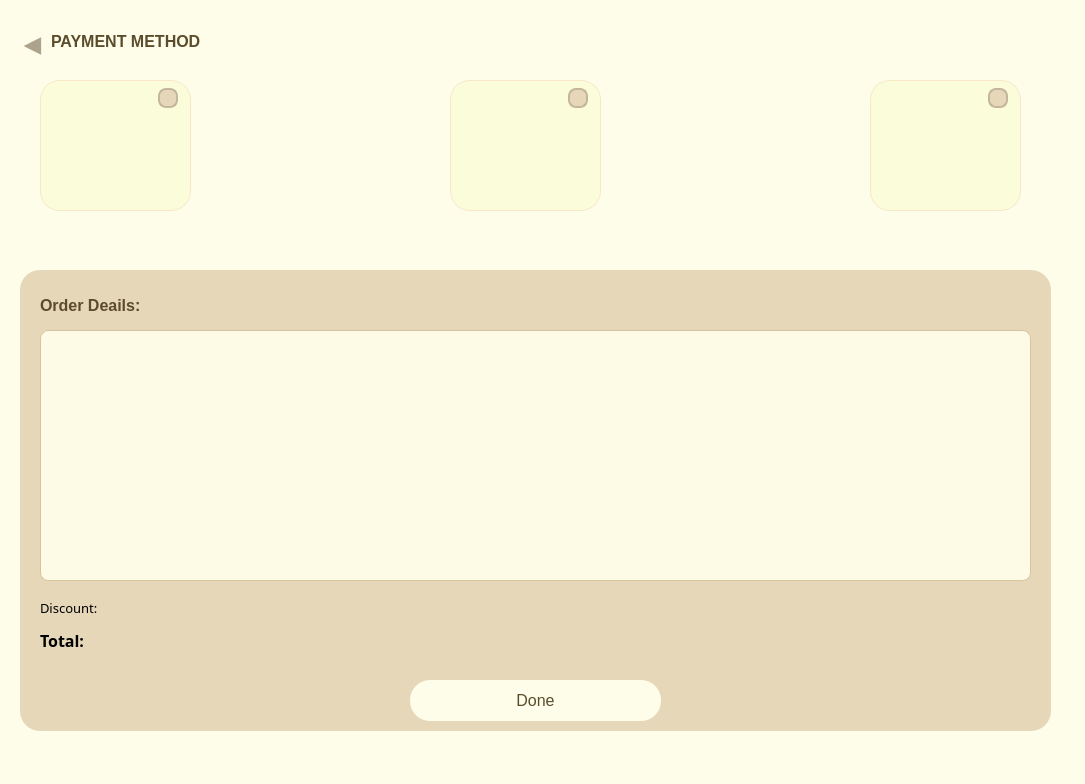
<?xml version="1.0" encoding="UTF-8"?>
<ui version="4.0">
 <class>CheckoutWindow</class>
 <widget class="QDialog" name="CheckoutWindow">
  <property name="geometry">
   <rect>
    <x>0</x>
    <y>0</y>
    <width>1085</width>
    <height>784</height>
   </rect>
  </property>
  <property name="minimumSize">
   <size>
    <width>1085</width>
    <height>784</height>
   </size>
  </property>
  <property name="windowTitle">
   <string>Checkout</string>
  </property>
  <property name="styleSheet">
   <string notr="true">background-color: rgb(253, 253, 234);</string>
  </property>
  <widget class="QWidget" name="checkout_area" native="true">
   <property name="geometry">
    <rect>
     <x>20</x>
     <y>50</y>
     <width>1031</width>
     <height>191</height>
    </rect>
   </property>
   <property name="styleSheet">
    <string notr="true">background-color:rgb(253, 253, 234)</string>
   </property>
   <widget class="QFrame" name="frame">
    <property name="geometry">
     <rect>
      <x>20</x>
      <y>30</y>
      <width>151</width>
      <height>131</height>
     </rect>
    </property>
    <property name="styleSheet">
     <string notr="true">background-color: rgb(251, 253, 218);
border-radius:20px;
border:1px solid rgb(247, 231, 199)</string>
    </property>
    <property name="frameShape">
     <enum>QFrame::StyledPanel</enum>
    </property>
    <property name="frameShadow">
     <enum>QFrame::Raised</enum>
    </property>
    <widget class="QLabel" name="label">
     <property name="geometry">
      <rect>
       <x>10</x>
       <y>20</y>
       <width>131</width>
       <height>111</height>
      </rect>
     </property>
     <property name="styleSheet">
      <string notr="true">border:0px;
background-color:transparent;</string>
     </property>
     <property name="text">
      <string/>
     </property>
     <property name="pixmap">
      <pixmap>../images/image-removebg-preview (56).png</pixmap>
     </property>
     <property name="scaledContents">
      <bool>true</bool>
     </property>
    </widget>
    <widget class="QRadioButton" name="radioButton_cash">
     <property name="geometry">
      <rect>
       <x>110</x>
       <y>8</y>
       <width>31</width>
       <height>21</height>
      </rect>
     </property>
     <property name="styleSheet">
      <string notr="true">QRadioButton {
    font-size: 14px;
    color: #5b4c2b;
    padding: 4px 8px;
    spacing: 10px;
	background-color:transparent;
	border:0px;
}
QRadioButton::indicator {
    width: 16px;
    height: 16px;
    border-radius: 8px; 
    border: 2px solid rgb(195, 182, 157);     
    background-color: rgb(230, 215, 185);    
}

QRadioButton::indicator:hover {
    border: 2px solid #c5a673;    
    background-color: #f6ebd3;     
}

QRadioButton::indicator:checked {
    background-color: #5b4c2b;     /* Nút tròn đậm khi đã chọn */
    border: 2px solid #5b4c2b;     /* Viền đậm khi đã chọn */
}
</string>
     </property>
     <property name="text">
      <string/>
     </property>
    </widget>
   </widget>
   <widget class="QFrame" name="frame_2">
    <property name="geometry">
     <rect>
      <x>430</x>
      <y>30</y>
      <width>151</width>
      <height>131</height>
     </rect>
    </property>
    <property name="styleSheet">
     <string notr="true">background-color: rgb(251, 253, 218);
border-radius:20px;
border:1px solid rgb(247, 231, 199)</string>
    </property>
    <property name="frameShape">
     <enum>QFrame::StyledPanel</enum>
    </property>
    <property name="frameShadow">
     <enum>QFrame::Raised</enum>
    </property>
    <widget class="QLabel" name="label_2">
     <property name="geometry">
      <rect>
       <x>25</x>
       <y>30</y>
       <width>101</width>
       <height>81</height>
      </rect>
     </property>
     <property name="styleSheet">
      <string notr="true">border:0px;
background-color:transparent;</string>
     </property>
     <property name="text">
      <string/>
     </property>
     <property name="pixmap">
      <pixmap>../images/img_5.png</pixmap>
     </property>
     <property name="scaledContents">
      <bool>true</bool>
     </property>
    </widget>
    <widget class="QRadioButton" name="radioButton_card">
     <property name="geometry">
      <rect>
       <x>110</x>
       <y>8</y>
       <width>31</width>
       <height>21</height>
      </rect>
     </property>
     <property name="styleSheet">
      <string notr="true">QRadioButton {
    font-size: 14px;
    color: #5b4c2b;
    padding: 4px 8px;
    spacing: 10px;
	background-color:transparent;
	border:0px;
}
QRadioButton::indicator {
    width: 16px;
    height: 16px;
    border-radius: 8px; 
    border: 2px solid rgb(195, 182, 157);     
    background-color: rgb(230, 215, 185);    
}

QRadioButton::indicator:hover {
    border: 2px solid #c5a673;    
    background-color: #f6ebd3;     
}

QRadioButton::indicator:checked {
    background-color: #5b4c2b;     /* Nút tròn đậm khi đã chọn */
    border: 2px solid #5b4c2b;     /* Viền đậm khi đã chọn */
}
</string>
     </property>
     <property name="text">
      <string/>
     </property>
    </widget>
   </widget>
   <widget class="QFrame" name="frame_3">
    <property name="geometry">
     <rect>
      <x>850</x>
      <y>30</y>
      <width>151</width>
      <height>131</height>
     </rect>
    </property>
    <property name="styleSheet">
     <string notr="true">background-color: rgb(251, 253, 218);
border-radius:20px;
border:1px solid rgb(247, 231, 199)</string>
    </property>
    <property name="frameShape">
     <enum>QFrame::StyledPanel</enum>
    </property>
    <property name="frameShadow">
     <enum>QFrame::Raised</enum>
    </property>
    <widget class="QLabel" name="label_4">
     <property name="geometry">
      <rect>
       <x>30</x>
       <y>30</y>
       <width>111</width>
       <height>91</height>
      </rect>
     </property>
     <property name="styleSheet">
      <string notr="true">border:0px;
background-color:transparent;</string>
     </property>
     <property name="text">
      <string/>
     </property>
     <property name="pixmap">
      <pixmap>../images/img_6.png</pixmap>
     </property>
     <property name="scaledContents">
      <bool>true</bool>
     </property>
    </widget>
    <widget class="QRadioButton" name="radioButton_vnpay">
     <property name="geometry">
      <rect>
       <x>110</x>
       <y>8</y>
       <width>31</width>
       <height>21</height>
      </rect>
     </property>
     <property name="styleSheet">
      <string notr="true">QRadioButton {
    font-size: 14px;
    color: #5b4c2b;
    padding: 4px 8px;
    spacing: 10px;
	background-color:transparent;
	border:0px;
}
QRadioButton::indicator {
    width: 16px;
    height: 16px;
    border-radius: 8px; 
    border: 2px solid rgb(195, 182, 157);     
    background-color: rgb(230, 215, 185);    
}

QRadioButton::indicator:hover {
    border: 2px solid #c5a673;    
    background-color: #f6ebd3;     
}

QRadioButton::indicator:checked {
    background-color: #5b4c2b;     /* Nút tròn đậm khi đã chọn */
    border: 2px solid #5b4c2b;     /* Viền đậm khi đã chọn */
}
</string>
     </property>
     <property name="text">
      <string/>
     </property>
    </widget>
   </widget>
  </widget>
  <widget class="QWidget" name="order_detail_area" native="true">
   <property name="geometry">
    <rect>
     <x>20</x>
     <y>270</y>
     <width>1031</width>
     <height>461</height>
    </rect>
   </property>
   <property name="styleSheet">
    <string notr="true">background-color:rgb(230, 215, 185); 
border-radius:20px;</string>
   </property>
   <widget class="QLabel" name="label_order_summary">
    <property name="geometry">
     <rect>
      <x>20</x>
      <y>20</y>
      <width>320</width>
      <height>30</height>
     </rect>
    </property>
    <property name="styleSheet">
     <string>font-size: 16px; font-weight: bold; color: #5b4c2b;</string>
    </property>
    <property name="text">
     <string>Order Deails:</string>
    </property>
   </widget>
   <widget class="QTextEdit" name="order_summary_content">
    <property name="geometry">
     <rect>
      <x>20</x>
      <y>60</y>
      <width>991</width>
      <height>251</height>
     </rect>
    </property>
    <property name="styleSheet">
     <string>background-color: #fdfae6; border: 1px solid #d8c49c; border-radius: 8px; padding: 6px; font-size: 13px; color: #5b4c2b;</string>
    </property>
    <property name="readOnly">
     <bool>true</bool>
    </property>
   </widget>
   <widget class="QLabel" name="label_total">
    <property name="geometry">
     <rect>
      <x>20</x>
      <y>360</y>
      <width>61</width>
      <height>21</height>
     </rect>
    </property>
    <property name="font">
     <font>
      <family>Mongolian Baiti</family>
      <pointsize>12</pointsize>
      <weight>75</weight>
      <bold>true</bold>
     </font>
    </property>
    <property name="text">
     <string>Total:</string>
    </property>
   </widget>
   <widget class="QLabel" name="label_discount">
    <property name="geometry">
     <rect>
      <x>20</x>
      <y>330</y>
      <width>71</width>
      <height>16</height>
     </rect>
    </property>
    <property name="font">
     <font>
      <family>Mongolian Baiti</family>
      <pointsize>10</pointsize>
     </font>
    </property>
    <property name="text">
     <string>Discount:</string>
    </property>
   </widget>
   <widget class="QLineEdit" name="lineEdit_discount">
    <property name="geometry">
     <rect>
      <x>810</x>
      <y>330</y>
      <width>201</width>
      <height>22</height>
     </rect>
    </property>
    <property name="font">
     <font>
      <family>Mongolian Baiti</family>
      <pointsize>10</pointsize>
     </font>
    </property>
   </widget>
   <widget class="QLineEdit" name="lineEdit_total">
    <property name="geometry">
     <rect>
      <x>810</x>
      <y>360</y>
      <width>201</width>
      <height>22</height>
     </rect>
    </property>
    <property name="font">
     <font>
      <family>Mongolian Baiti</family>
      <pointsize>10</pointsize>
     </font>
    </property>
   </widget>
   <widget class="QPushButton" name="pushButton">
    <property name="geometry">
     <rect>
      <x>390</x>
      <y>410</y>
      <width>251</width>
      <height>41</height>
     </rect>
    </property>
    <property name="font">
     <font>
      <pointsize>-1</pointsize>
     </font>
    </property>
    <property name="styleSheet">
     <string notr="true">

QPushButton {
            background-color:rgb(253, 253, 234);
            color: rgb(91, 76, 43);
            
            border-radius: 20px;
            padding: 10px;
            font-size: 16px;
        }
        QPushButton:hover {
            background-color: rgb(216, 203, 164);
        }</string>
    </property>
    <property name="text">
     <string>Done</string>
    </property>
   </widget>
  </widget>
  <widget class="QPushButton" name="pushButton_Back">
   <property name="geometry">
    <rect>
     <x>20</x>
     <y>30</y>
     <width>25</width>
     <height>25</height>
    </rect>
   </property>
   <property name="font">
    <font>
     <family>Mongolian Baiti</family>
     <pointsize>17</pointsize>
     <weight>75</weight>
     <bold>true</bold>
    </font>
   </property>
   <property name="cursor">
    <cursorShape>ArrowCursor</cursorShape>
   </property>
   <property name="autoFillBackground">
    <bool>false</bool>
   </property>
   <property name="styleSheet">
    <string notr="true">QPushButton {
    min-width: 25px;
    min-height: 25px;
    max-width: 25px;
    max-height: 25px;
    border-radius: 10px; 
    background-color: transparent;
	color: rgb(173, 162, 139);
    border: none;
	qproperty-alignment: 'AlignCenter';
}

QPushButton:hover {
	background-color: rgb(255, 255, 240);
	min-width: 25px;
    min-height: 25px;
    max-width: 25px;
    max-height: 25px;
    border-radius: 10px;
	qproperty-alignment: 'AlignCenter'; 
}
</string>
   </property>
   <property name="text">
    <string notr="true">◀</string>
   </property>
  </widget>
  <widget class="QLabel" name="label_payment_method">
   <property name="geometry">
    <rect>
     <x>51</x>
     <y>26</y>
     <width>320</width>
     <height>30</height>
    </rect>
   </property>
   <property name="styleSheet">
    <string>font-size: 16px; font-weight: bold; color: #5b4c2b;</string>
   </property>
   <property name="text">
    <string>PAYMENT METHOD</string>
   </property>
  </widget>
 </widget>
 <resources/>
 <connections/>
</ui>
